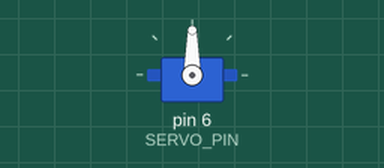
Recording of a sketch running on a simulated Arduino Uno, built with avr-gcc and run on an emulated ATmega328P. On the bench: servo.

Above: at 0.05 s.
At 2.3 s:
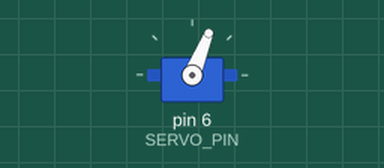
At 4.55 s:
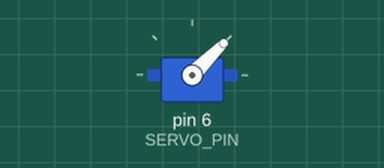
At 9.1 s:
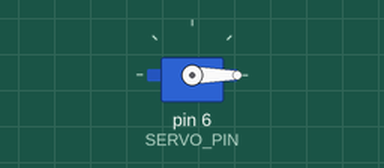
Timing chart, 0 to 11.8 s (numbered marks = the images above):
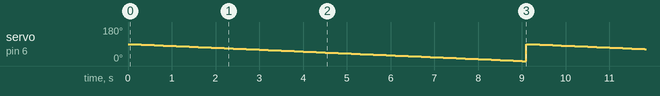

The sketch:

servo.ino
```cpp
#include "pinout.h"
#include <Servo.h>

Servo myServo; // Obiekt serwa

void setup() {
  myServo.attach(SERVO_PIN); // Podłącz serwo do pinu cyfrowego 9

}

void loop() {
  for (int i = 90; i >= 0; i--) {
    myServo.write(i);
    delay(100);
  }

     // Serwo w pozycji neutralnej (brak ruchu)


}
```

pinout.h
```cpp
// waveshare 1.8" LCD pinout
#define TFT_CLK    13 // clock
#define TFT_DIN    11 // data in
#define TFT_CS     10 // chip select
#define TFT_DC     9 // data/command select
#define TFT_RST    8 // reset
#define TFT_BL     7 // backlight control

// Continuous servo FS90R pinout
#define SERVO_PIN  6 // servo control
```

Measured:
- by itself, servo on pin 6 (SERVO_PIN): ramps from 90° to 0° and jumps back, once every 9.1 s
